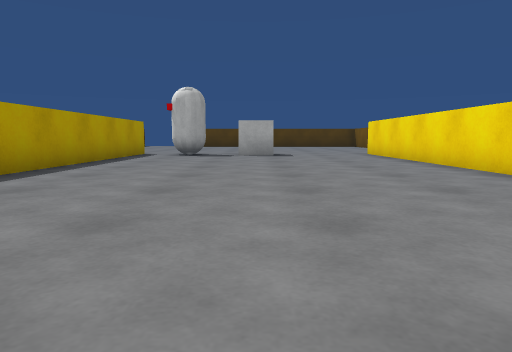
[1] (above)

19 first-person views from a walk through a Unity game level. The camera is 0.51 m above the floor, tilts 6° down and sees 70° across. The floor is counted in squares, 1 m on a side. Each view is taken from the middle of a square. On the plan, view 1 faces up. The plan holds only what a view shows up to about 9 squares ahead; the rest is blank. The player is left out. Surface patterns are stand-ins for the level's own textures.

[2]
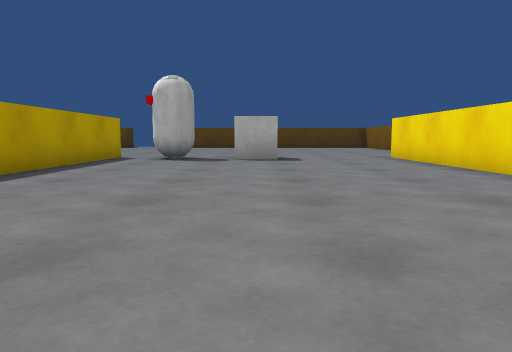

[3]
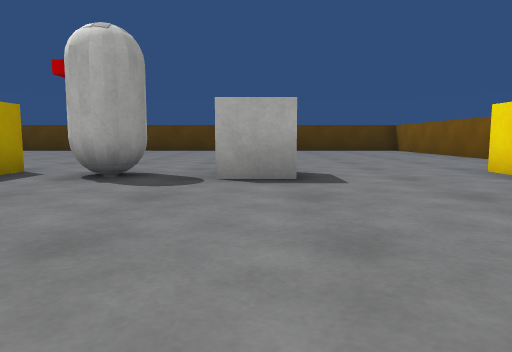

[4]
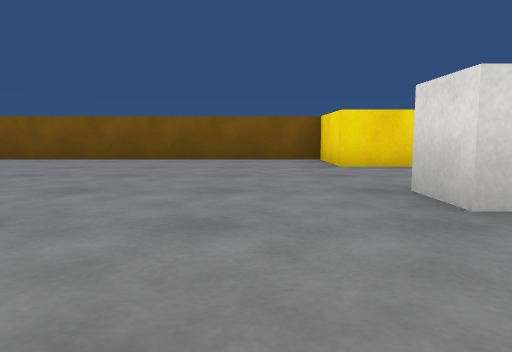

[5]
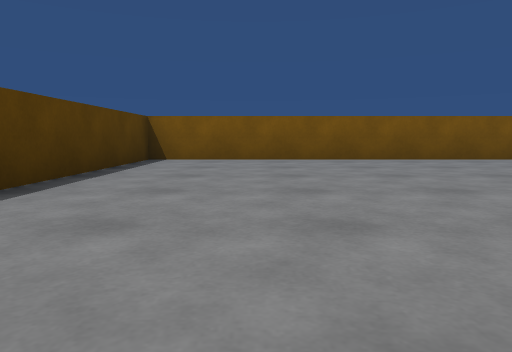

[6]
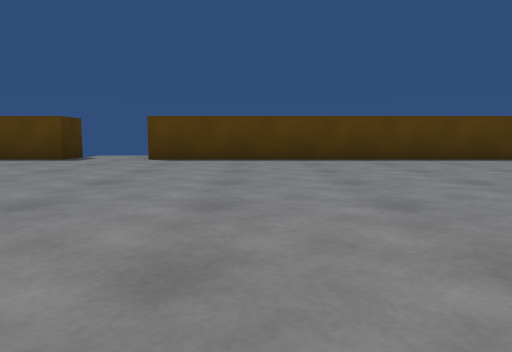

[7]
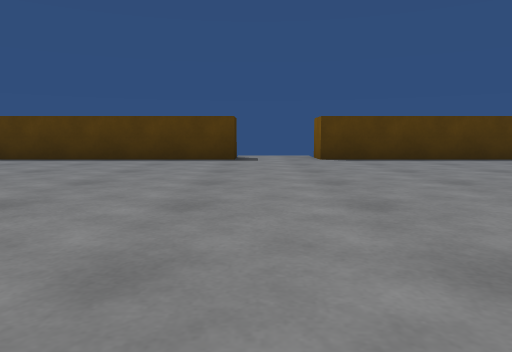

[8]
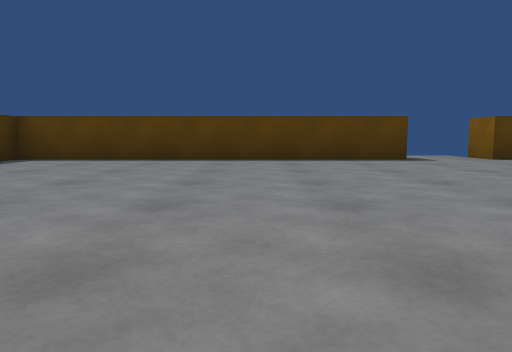

[9]
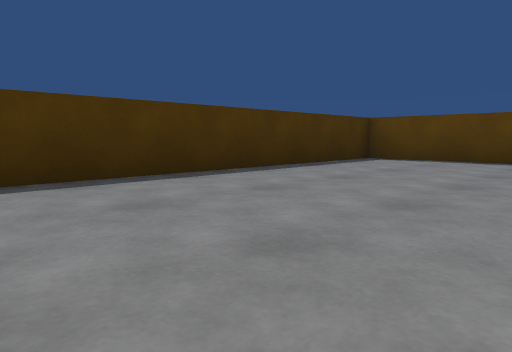

[10]
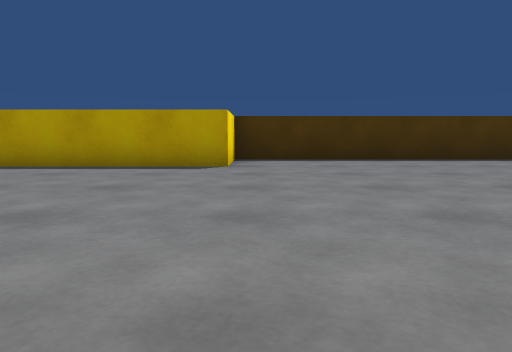

[11]
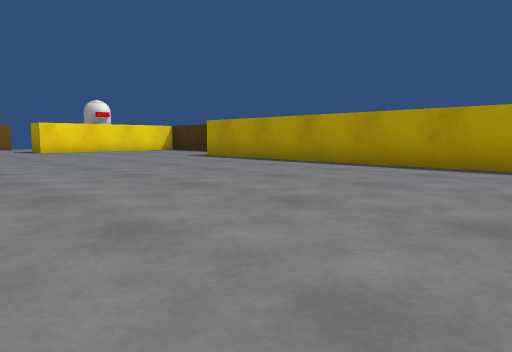

[12]
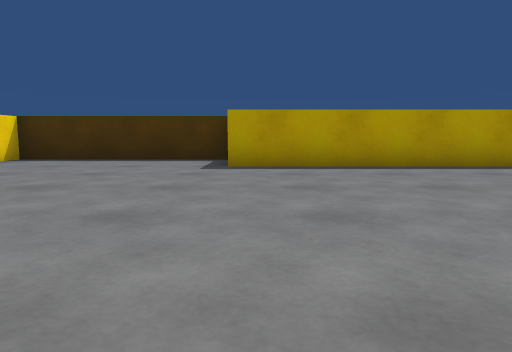

[13]
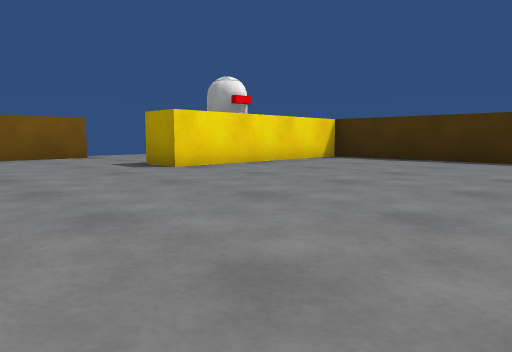

[14]
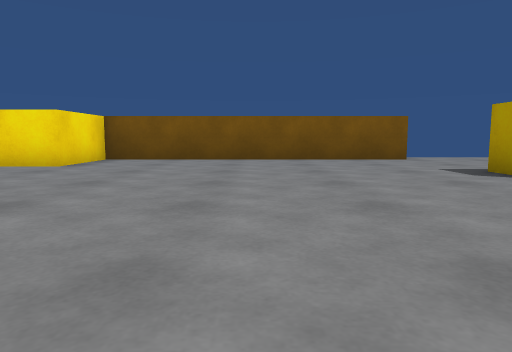

[15]
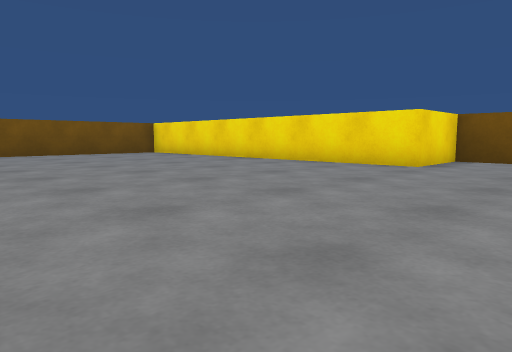

[16]
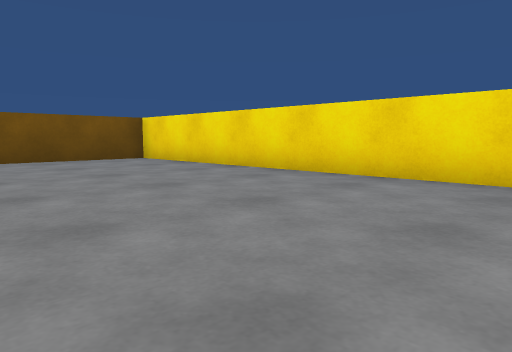

[17]
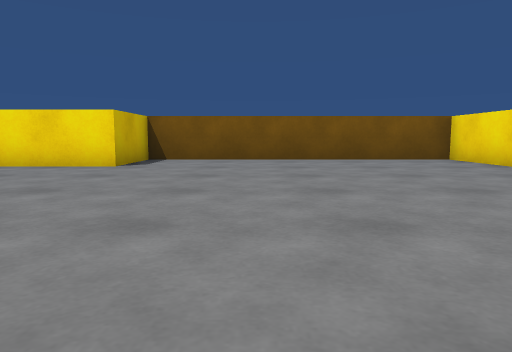

[18]
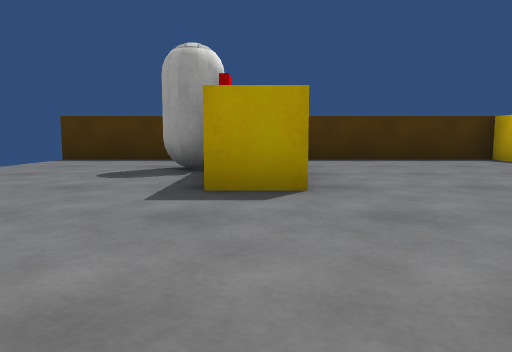

[19]
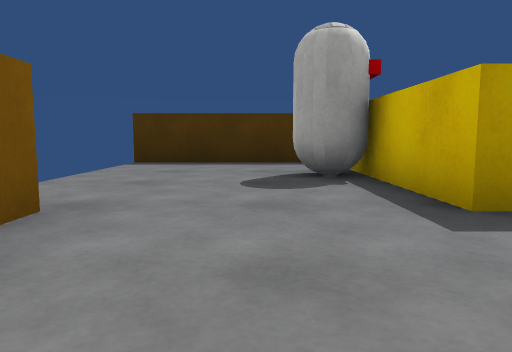

### Floor plan
Points are (right, up) in squares from view 1. A wall is a line through its corners. A room is listed if a view was taken in it or the views show most of it. See-through windows are left out.
Room 1 (views 1, 2, 3, 4, 5, 6, 7, 8, 9, 10, 11, 12, 13, 14, 15, 16, 17, 18, 19)
walls: (-3.5, 11.5) (-3.5, 4.9); (-14.9, 2.5) (-15.5, 2.5) (-15.5, -2.5) (-10.5, -2.5) (-10.5, -3.5) (-13.6, -3.5); (-6.5, 21.1) (-6.5, 20.5) (-15.5, 20.5) (-15.5, 11.5) (-13.5, 11.5) (-13.5, 2.5); (-15.5, -4.1) (-15.5, -7.5); (-10.6, -6.5) (-3.5, -6.5) (-3.5, -4.5) (5.5, -4.5) (5.5, 2.5) (3.5, 2.5) (3.5, 11.5) (5.5, 11.5) (5.5, 20.5) (-4.5, 20.5) (-4.5, 21.1)
objects: other object (-13, -4); other object (-2, 11); white cube (0, 11)

Positions as (right, up) in squares from view 1, and headings:
1: (0, 0), facing up
2: (0, 2), facing up
3: (0, 6), facing up
4: (-3, 13), facing right
5: (-3, 18), facing right
6: (-2, 12), facing up
7: (-6, 12), facing up
8: (-10, 12), facing up
9: (-11, 12), facing up-left
10: (-7, 12), facing left
11: (-7, 11), facing down-left
12: (-7, 3), facing left
13: (-7, 3), facing down-left
14: (-7, 2), facing down
15: (-6, 2), facing down-right
16: (-3, 0), facing down-right
17: (-3, 0), facing right
18: (-7, -3), facing left
19: (-8, -5), facing left
